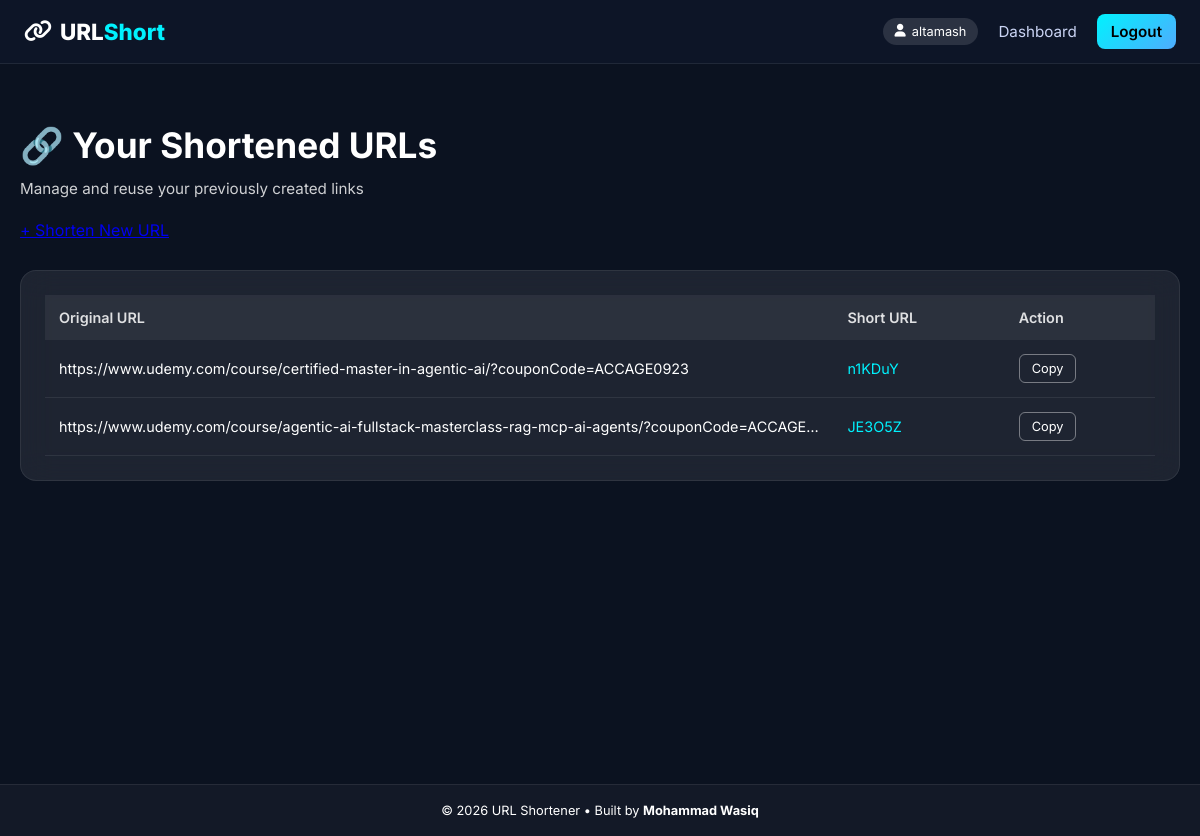
/urls (signed in), run on the app's committed database.
### 11 Task10 URL Shortener Advanced/app.py (models this page shows)
class Url(db.Model):
    id = db.Column(db.Integer, primary_key=True)
    original_url = db.Column(db.String(500), nullable=False)
    short_url = db.Column(db.String(50), unique=True, nullable=False)

### 11 Task10 URL Shortener Advanced/app.py (the view)
@app.route('/urls')
def urls():
    urls = Url.query.all()
    return render_template('urls.html', urls=urls)

### 11 Task10 URL Shortener Advanced/templates/urls.html (shortened to what this page needs)
{% extends 'layout.html' %}
{% block body %}
<link rel="stylesheet" href="{{ url_for('static', filename='css/urls.css') }}">
<section class="page-wrapper">
    <div class="page-header">
        <h1>🔗 Your Shortened URLs</h1>
        <p>Manage and reuse your previously created links</p>
        <a href="{{ url_for('shortener') }}" class="btn-primary">
        </a>
    </div>
    <div class="table-card glass">
        {% if urls %}
            <table>
                <thead>
                    <tr>
                        <th>Original URL</th>
                        <th>Short URL</th>
                        <th>Action</th>
                    </tr>
                </thead>
                <tbody>
                    {% for url in urls %}
                    <tr>
                        <td class="truncate">{{ url.original_url }}</td>
                        <td>
                            <a href="{{ url.short_url }}" target="_blank" class="short-link">
                                {{ url.short_url }}
                            </a>
                        </td>
                        <td>
                            <button class="copy-btn" onclick="copyToClipboard('{{ url.short_url }}')">
                                Copy
                            </button>
                        </td>
                    </tr>
                    {% endfor %}
                </tbody>
            </table>
        {% endif %}
    </div>
</section>
{% endblock %}

### 11 Task10 URL Shortener Advanced/static/css/base.css (style rules this page uses)
* { margin: 0; padding: 0; box-sizing: border-box; font-family: 'Inter', sans-serif; }
body { background: #0b1220; color: #ffffff; }

### 11 Task10 URL Shortener Advanced/static/css/urls.css (style rules this page uses)
.page-wrapper { max-width: 1200px; margin: 60px auto; padding: 0 20px; }
.page-header { display: flex; flex-direction: column; gap: 12px; margin-bottom: 30px; }
.page-header h1 { font-size: 2.2rem; }
.page-header p { font-size: 0.95rem; opacity: 0.8; max-width: 500px; }
.page-header .btn-primary { align-self: flex-start; margin-top: 10px; }
.glass { background: rgba(255,255,255,0.08); backdrop-filter: blur(16px); border-radius: 16px; padding: 25px; box-shadow: inset 0 0 0 1px rgba(255,255,255,0.08); }
table { width: 100%; border-collapse: collapse; }
thead { background: rgba(255,255,255,0.06); }
th, td { padding: 14px; text-align: left; font-size: 0.9rem; }
th { font-weight: 600; opacity: 0.85; }
tbody tr { border-bottom: 1px solid rgba(255,255,255,0.08); }
.short-link { color: #00f2fe; text-decoration: none; }
.truncate { max-width: 450px; white-space: nowrap; overflow: hidden; text-overflow: ellipsis; }
.copy-btn { background: transparent; border: 1px solid rgba(255,255,255,0.4); padding: 6px 12px; border-radius: 6px; color: #fff; cursor: pointer; font-size: 0.8rem; transition: 0.3s ease; }

### data on the page
Url: original_url "https://www.udemy.com/course/certified-master-in-agentic-ai/?couponCode=ACCAGE0923", short_url "n1KDuY"
Url: original_url "https://www.udemy.com/course/agentic-ai-fullstack-masterclass-rag-mcp-ai-agents/?couponCode=ACCAGE…", short_url "JE3O5Z"

### other printed values
{{ session['username'] }} "altamash"
{{ 2026 }} "2026"
